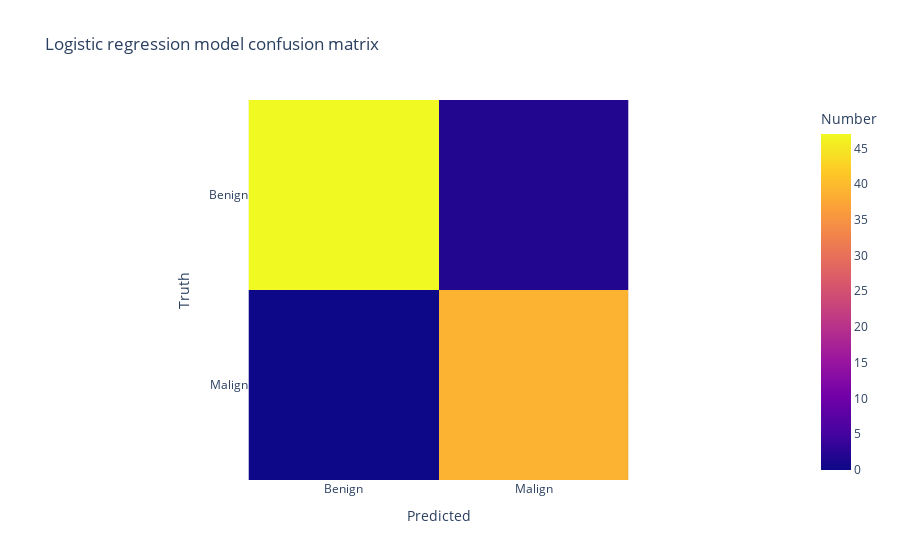

Write notebook code for a chart like this one.
### Code cell
px.imshow(cm, 
          title='Logistic regression model confusion matrix',
          labels=dict(x='Predicted', y='Truth', color='Number'),
          x=['Benign','Malign'],
          y=['Benign','Malign'])

### Figure 1 — Plotly figure (JSON) as saved in the notebook; plotly's stock layout.template omitted (floating-point values rounded to 4 significant figures)
{"data": [{"coloraxis": "coloraxis", "hovertemplate": "Predicted: %{x}<br>Truth: %{y}<br>Number: %{z}<extra></extra>", "name": "0", "type": "heatmap", "x": ["Benign", "Malign"], "xaxis": "x", "y": ["Benign", "Malign"], "yaxis": "y", "z": [[47, 2], [0, 39]]}], "layout": {"coloraxis": {"colorbar": {"title": {"text": "Number"}}, "colorscale": [[0, "#0d0887"], [0.1111, "#46039f"], [0.2222, "#7201a8"], [0.3333, "#9c179e"], [0.4444, "#bd3786"], [0.5556, "#d8576b"], [0.6667, "#ed7953"], [0.7778, "#fb9f3a"], [0.8889, "#fdca26"], [1, "#f0f921"]]}, "title": {"text": "Logistic regression model confusion matrix"}, "xaxis": {"anchor": "y", "constrain": "domain", "domain": [0, 1], "scaleanchor": "y", "title": {"text": "Predicted"}}, "yaxis": {"anchor": "x", "autorange": "reversed", "constrain": "domain", "domain": [0, 1], "title": {"text": "Truth"}}}}
